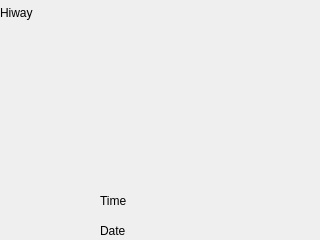
<?xml version="1.0" encoding="UTF-8"?>
<ui version="4.0">
 <class>CMainWindow</class>
 <widget class="QWidget" name="CMainWindow">
  <property name="geometry">
   <rect>
    <x>0</x>
    <y>0</y>
    <width>320</width>
    <height>240</height>
   </rect>
  </property>
  <property name="windowTitle">
   <string>Form</string>
  </property>
  <widget class="QLabel" name="lblMenu">
   <property name="geometry">
    <rect>
     <x>0</x>
     <y>190</y>
     <width>100</width>
     <height>50</height>
    </rect>
   </property>
   <property name="text">
    <string/>
   </property>
   <property name="pixmap">
    <pixmap resource="../hiway.qrc">:/images/res/menu.png</pixmap>
   </property>
  </widget>
  <widget class="QLabel" name="lblNum">
   <property name="geometry">
    <rect>
     <x>220</x>
     <y>190</y>
     <width>100</width>
     <height>50</height>
    </rect>
   </property>
   <property name="text">
    <string/>
   </property>
   <property name="pixmap">
    <pixmap resource="../hiway.qrc">:/images/res/num.png</pixmap>
   </property>
  </widget>
  <widget class="QLabel" name="lblBackground">
   <property name="geometry">
    <rect>
     <x>0</x>
     <y>0</y>
     <width>320</width>
     <height>240</height>
    </rect>
   </property>
   <property name="text">
    <string/>
   </property>
  </widget>
  <widget class="QLabel" name="label">
   <property name="geometry">
    <rect>
     <x>0</x>
     <y>0</y>
     <width>100</width>
     <height>25</height>
    </rect>
   </property>
   <property name="text">
    <string>Hiway</string>
   </property>
  </widget>
  <widget class="QLabel" name="lblTime">
   <property name="geometry">
    <rect>
     <x>100</x>
     <y>190</y>
     <width>120</width>
     <height>21</height>
    </rect>
   </property>
   <property name="text">
    <string>Time</string>
   </property>
  </widget>
  <widget class="QLabel" name="lblDate">
   <property name="geometry">
    <rect>
     <x>100</x>
     <y>220</y>
     <width>120</width>
     <height>21</height>
    </rect>
   </property>
   <property name="text">
    <string>Date</string>
   </property>
  </widget>
  <zorder>lblBackground</zorder>
  <zorder>lblMenu</zorder>
  <zorder>lblNum</zorder>
  <zorder>label</zorder>
  <zorder>lblTime</zorder>
  <zorder>lblDate</zorder>
 </widget>
 <resources>
  <include location="../hiway.qrc"/>
 </resources>
 <connections/>
</ui>
